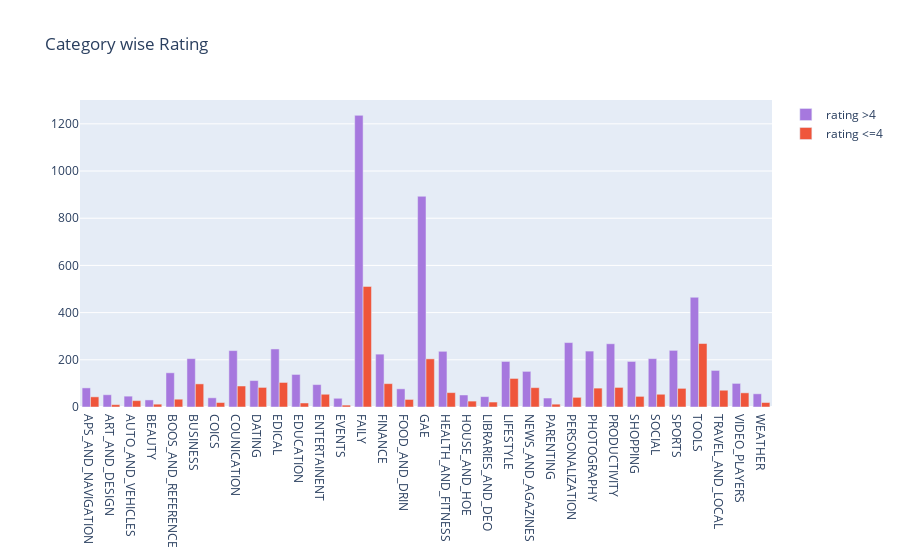

Write notebook code for a chart like this one.
### Code cell
col='Category'
v1=d3[col].value_counts().reset_index()
v1=v1.rename(columns={col:'count','index':col})
v1['percent']=v1['count'].apply(lambda x : 100*x/sum(v1['count']))
v1=v1.sort_values(col)
v2=d4[col].value_counts().reset_index()
v2=v2.rename(columns={col:'count','index':col})
v2['percent']=v2['count'].apply(lambda x : 100*x/sum(v2['count']))
v2=v2.sort_values(col)
trace1 = go.Bar(x=v1[col], y=v1["count"], name="rating >4", marker=dict(color="#a678de"))
trace2 = go.Bar(x=v2[col], y=v2["count"], name="rating <=4", marker=dict())
y = [trace1, trace2]
layout={'title':"Category wise Rating"}
fig = go.Figure(data=y, layout=layout)
iplot(fig)

### Figure 1 — Plotly figure (JSON) as saved in the notebook; plotly's stock layout.template omitted (floating-point values rounded to 4 significant figures)
{"data": [{"marker": {"color": "#a678de"}, "name": "rating >4", "type": "bar", "x": ["APS_AND_NAVIGATION", "ART_AND_DESIGN", "AUTO_AND_VEHICLES", "BEAUTY", "BOOS_AND_REFERENCE", "BUSINESS", "COICS", "COUNICATION", "DATING", "EDICAL", "EDUCATION", "ENTERTAINENT", "EVENTS", "FAILY", "FINANCE", "FOOD_AND_DRIN", "GAE", "HEALTH_AND_FITNESS", "HOUSE_AND_HOE", "LIBRARIES_AND_DEO", "LIFESTYLE", "NEWS_AND_AGAZINES", "PARENTING", "PERSONALIZATION", "PHOTOGRAPHY", "PRODUCTIVITY", "SHOPPING", "SOCIAL", "SPORTS", "TOOLS", "TRAVEL_AND_LOCAL", "VIDEO_PLAYERS", "WEATHER"], "y": [81, 52, 46, 30, 145, 205, 39, 239, 112, 246, 138, 95, 37, 1236, 224, 77, 893, 236, 51, 44, 193, 151, 38, 273, 237, 268, 193, 205, 240, 465, 155, 100, 56]}, {"name": "rating <=4", "type": "bar", "x": ["APS_AND_NAVIGATION", "ART_AND_DESIGN", "AUTO_AND_VEHICLES", "BEAUTY", "BOOS_AND_REFERENCE", "BUSINESS", "COICS", "COUNICATION", "DATING", "EDICAL", "EDUCATION", "ENTERTAINENT", "EVENTS", "FAILY", "FINANCE", "FOOD_AND_DRIN", "GAE", "HEALTH_AND_FITNESS", "HOUSE_AND_HOE", "LIBRARIES_AND_DEO", "LIFESTYLE", "NEWS_AND_AGAZINES", "PARENTING", "PERSONALIZATION", "PHOTOGRAPHY", "PRODUCTIVITY", "SHOPPING", "SOCIAL", "SPORTS", "TOOLS", "TRAVEL_AND_LOCAL", "VIDEO_PLAYERS", "WEATHER"], "y": [43, 10, 27, 12, 33, 98, 19, 89, 83, 104, 17, 54, 8, 511, 99, 32, 204, 61, 25, 21, 121, 82, 12, 41, 80, 83, 45, 54, 79, 269, 71, 60, 19]}], "layout": {"title": {"text": "Category wise Rating"}}}
